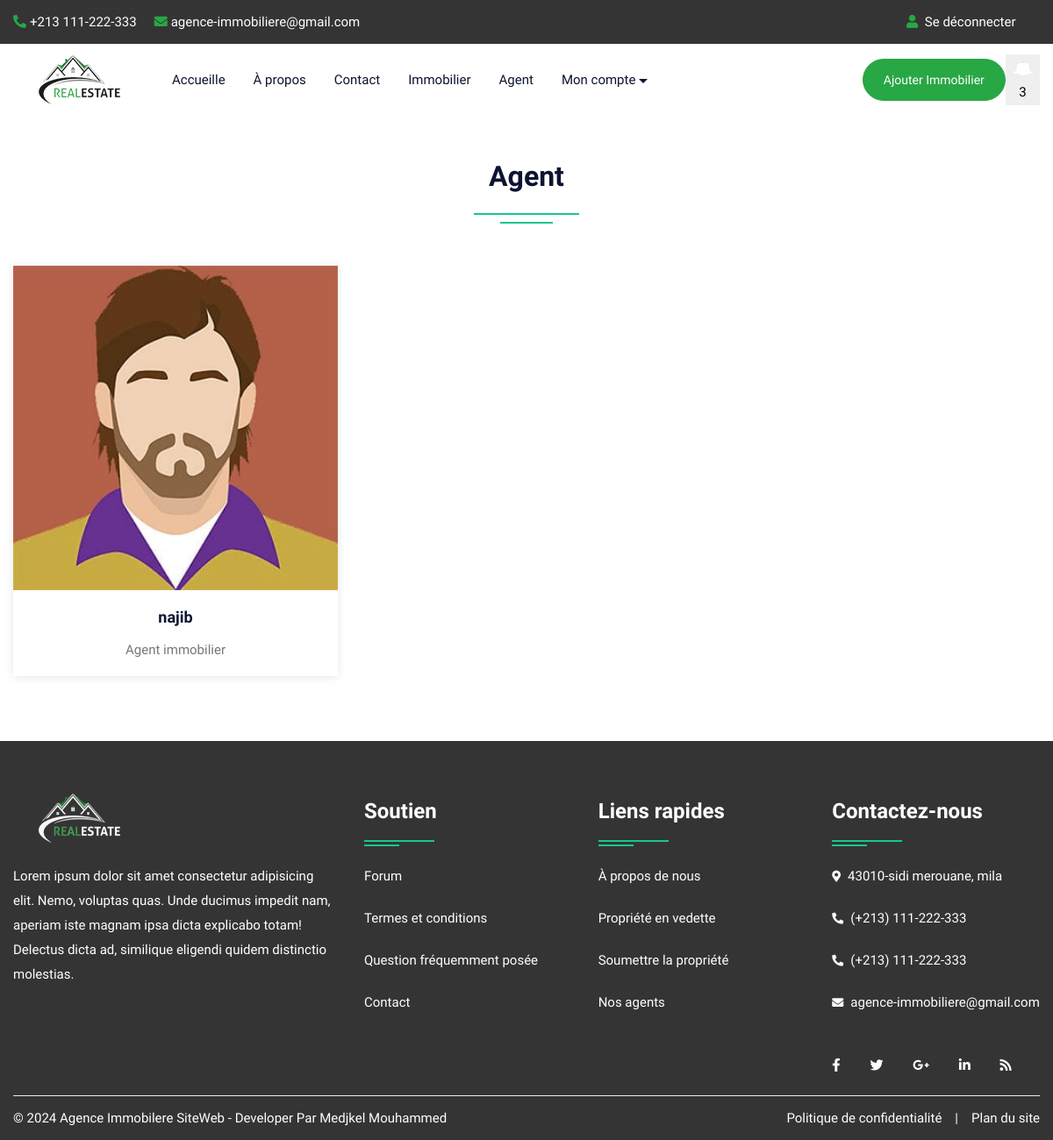
/agent.php (signed in), run on the app's committed database.
### tables this page shows
CREATE TABLE `user` (
  `uid` int(50) NOT NULL,
  `uname` varchar(100) NOT NULL,
  `uemail` varchar(100) NOT NULL,
  `uphone` varchar(20) NOT NULL,
  `upass` varchar(50) NOT NULL,
  `utype` varchar(50) NOT NULL,
  `uimage` varchar(300) NOT NULL
);

### agent.php (the view, shortened to what this page needs)
<!DOCTYPE html>
<html lang="en">
<head>
<link rel="stylesheet" type="text/css" href="css/bootstrap.min.css">
<link rel="stylesheet" type="text/css" href="css/bootstrap-slider.css">
<link rel="stylesheet" type="text/css" href="css/jquery-ui.css">
<link rel="stylesheet" type="text/css" href="css/layerslider.css">
<link rel="stylesheet" type="text/css" href="css/color.css" id="color-change">
<link rel="stylesheet" type="text/css" href="css/owl.carousel.min.css">
<link rel="stylesheet" type="text/css" href="css/font-awesome.min.css">
<link rel="stylesheet" type="text/css" href="fonts/flaticon/flaticon.css">
<link rel="stylesheet" type="text/css" href="css/style.css">
</head>
<body>
<div id="page-wrapper">
    <div class="row">
		<?php include("include/header.php");?>
        <div class="full-row">
            <div class="container">
				<div class="row">
                    <div class="col-lg-12">
                        <h2 class="text-secondary double-down-line text-center mb-5">Agent</h2>
                        </div>
                </div>
                <div class="row">
                    <?php
							$query=mysqli_query($con,"SELECT * FROM user WHERE utype='agent'");
								while($row=mysqli_fetch_array($query))
								{
                            ?>
                    <div class="col-md-6 col-lg-4">
                        <div class="hover-zoomer bg-white shadow-one mb-4">
                            <div class="overflow-hidden"> <img src="admin/user/<?php echo $row['6'];?>" alt="aimage"> </div>
                            <div class="py-3 text-center">
                                <h5 class="text-secondary hover-text-success"><a href="#"><?php echo $row['1'];?></a></h5>
                                <span>Agent immobilier</span> </div>
                        </div>
                    </div>
                    <?php } ?>
                </div>
            </div>
        </div>
		<?php include("include/footer.php");?>
    </div>
</div>
</body>
</html>

### css/color.css (style rules this page uses)
:root { --theme-ordinary-color: #74777b; }
:root { --theme-primary-color: #17c788; }
:root { --theme-secondary-color: #0d1432; }
:root { --theme-white-color: #fff; }
:root { --theme-light-color: #f8f8f8; }
:root { --theme-gray-color: #f5f5f5; }
:root { --theme-footer-color: #091b4b; }
:root { --theme-dark-color: #091b4b; }
:root { --text-light-color: #a3a7af; }
:root { --theme-primary-opacity-color: rgba(11, 191, 141, .8); }
:root { --theme-secondary-opacity-color: rgba(13,20,50,0.7); }
:root { --theme-white-opacity-color: rgba(255, 255, 255, 0.3); }
:root { --theme-dark-opacity-color: rgba(0, 0, 0, 0.5); }
:root { --theme-ordinary-font: 'Muli', sans-serif; }
:root { --theme-highlight-font: 'Comfortaa', cursive; }

### css/style.css (style rules this page uses)
.container, .container-fluid { transition: all 0.6s ease 0s; -moz-transition: all 0.6s ease 0s; -webkit-transition: all 0.6s ease 0s; -o-transition: all 0.6s ease 0s; }
#page-wrapper { padding-left: 15px; padding-right: 15px; background-color: #fff; overflow: hidden !important; position: relative; }
.text-ordinary, a.text-ordinary, .text-ordinary a, body, .dropdown-item, .footer-widget li a, .text-ordinary .jslider .jslider-label, .breadcrumb-item > a, .list-text-white a.dropdown-item { color: var(--theme-ordinary-color); }
.text-secondary, .text-secondary a, a.text-secondary, a.hover-text-secondary:hover, .hover-text-secondary:hover, .hover-text-secondary a:hover { color: var(--theme-secondary-color) !important; }
[class*="double-down-line"]::before, [class*="double-down-line"]::after { background-color: var(--theme-primary-color); }
.hover-shadow:hover, .shadow-one { -webkit-box-shadow: 0px 1px 10px 0px rgba(0, 0, 0, 0.1); -moz-box-shadow: 0px 1px 10px 0px rgba(0, 0, 0, 0.1); box-shadow: 0px 1px 10px 0px rgba(0, 0, 0, 0.1); }
.x-center, .double-down-line::before, .double-down-line::after, .bg-shape::before, .bg-shape::after { left: 50%; -moz-transform: translateX(-50%); -webkit-transform: translateX(-50%); -o-transform: translateX(-50%); -ms-transform: translateX(-50%); transform: translateX(-50%); }
.transation-3s, .transation-3s:hover, .hover-zoomer img, .hover-bg-white, a, a:hover, .btn, .btn:hover, .radio-check label, .message-list li .message-action, .timeline-item .circle, .timeline-item .date-time, .clip-item .fa-times { -moz-transition: all 300ms ease-in-out 0s; -webkit-transition: all 300ms ease-in-out 0s; -o-transition: all 300ms ease-in-out 0s; -ms-transition: all 300ms ease-in-out 0s; transition: all 300ms ease-in-out 0s; }
body { font-family: var(--theme-ordinary-font); font-size: 15px; line-height: 28px; }
h1, .h1, h2, .h2, h3, .h3, h4, .h4, h5, .h5, h6, .h6 { font-family: var(--theme-highlight-font); font-weight: 700; }
h5 { font-size: 18px; line-height: 30px; }
a, a:hover, .btn-link, .btn-link:hover { text-decoration: none; cousor: pointer; }
img { width: 100%; }
.full-row { position: relative; width: 100%; padding: 50px 0; }
[class*="double-down-line"] { position: relative; padding-bottom: 35px; }
[class*="double-down-line"]::before, [class*="double-down-line"]::after { content: ""; height: 2px; position: absolute; }
[class*="double-down-line"]::before { width: 120px; bottom: 10px; }
[class*="double-down-line"]::after { width: 60px; bottom: 0; }
.hover-zoomer img { -webkit-transform: scale(1); -moz-transform: scale(1); -o-transform: scale(1); -ms-transform: scale(1); transform: scale(1); }
::placeholder { font: var(--theme-ordinary-font); font-size: 15px; font-weight: 400; color: #fff; }

### data on the page
user: uimage (picture), uname "najib"

### other printed values
$userNotification['count'] "3"
